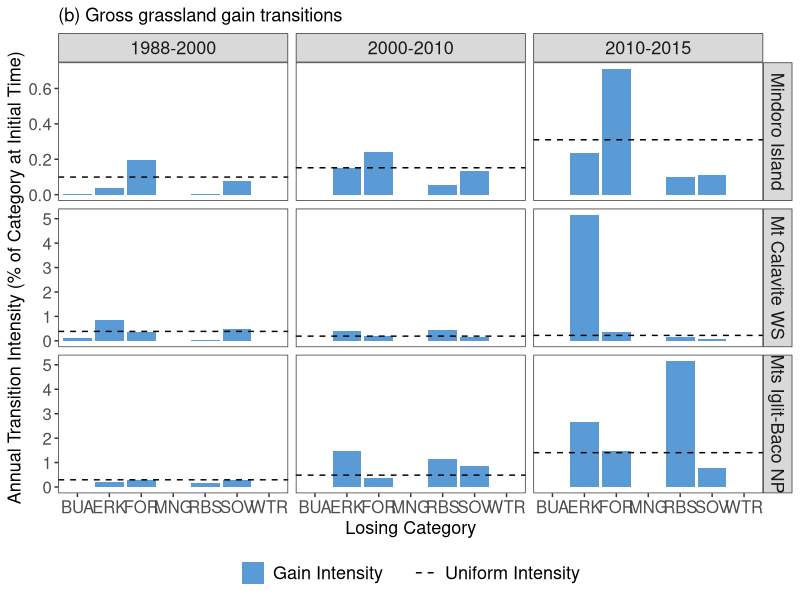
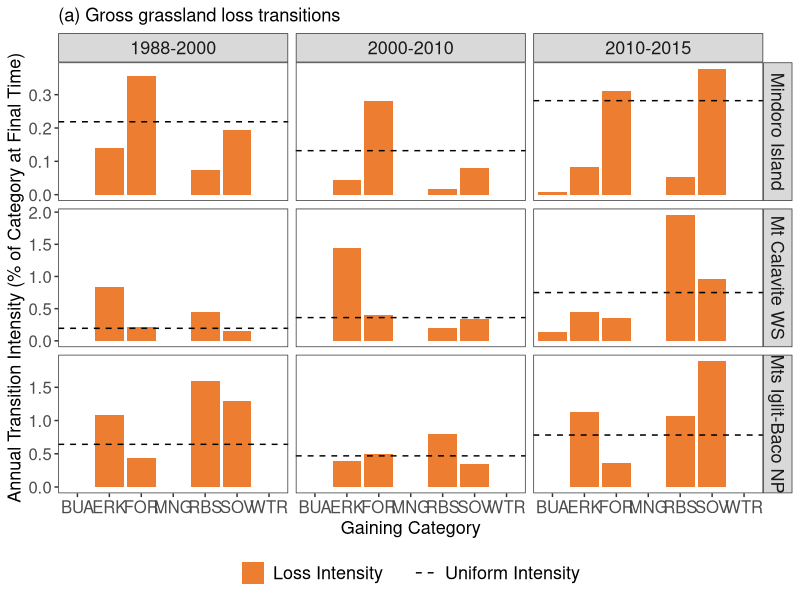

Here is the R script that generated these plots, in order:
# Script Description --------------------
# This R script generates barplots using ggplot2 package to visualise the transition-level intensity analysis of
# changes in Mindoro Island, Philippines derived from land cover classification of Landsat data for three time-
# intervals: 1988-2000, 2000-2010, and 2010-2015. Intensity analysis was calculated using an Excel spreadsheet with a VBA macro
# (see https://sites.google.com/site/intensityanalysis/). The domain of analysis is Mindoro Island.
#
# Script By:      Jose Don T De Alban
# Date Created:   13 Mar 2018
# Last Modified:  09 Apr 2021

# Set Working Directory -------------------
setwd("/Users/dondealban/Dropbox/Research/Mindoro/intensity analysis/")

# Load Libraries --------------------------
library(tidyverse)
library(readxl)

# Read Input Data -------------------------

# Read transition level XLSX data file, convert to data frame, and store into variable
rawG <- as.data.frame(read_excel("Transition_Level_Intensity_Analysis.xlsx", sheet="GRA_Gain"))
rawL <- as.data.frame(read_excel("Transition_Level_Intensity_Analysis.xlsx", sheet="GRA_Loss"))

# Clean and Subset Data -------------------

# 1. Add Change Type column
type1 <- rep("Gain", nrow(rawG))
type2 <- rep("Loss", nrow(rawL))
dfG <- cbind(rawG, type1)
dfL <- cbind(rawL, type2)

# 2. Reorder columns before renaming
dfGain <- dfG[,c(1:2,12,3:11)]
dfLoss <- dfL[,c(1:2,12,3:11)]

# 3. Change column names for easier reference
# Note the following description of category level column names
# ColA - Years of Time Interval
# ColB - Study Area/Site
# ColC - Change Type
# ColD - Category Name
# ColE - Observed Annual Loss/Gain [number of elements]
# ColF - Loss/Gain Intensity [percent of t1/t2 category]
# ColG - Uniform Intensity [percent of t1/t2 to/from category]
# ColH - Uniform Annual Loss/Gain [number of elements]
# ColI - Hypothesized Annual Error [number of elements]
# ColJ - Commission Intensity [percent of t1/t2 transition]
# ColK - Omission Intensity [percent of t1/t2 transition]
# ColL - Hypothesized t1/t2 Error [percent of interval domain]

list <- c("ColA","ColB","ColC","ColD","ColE","ColF","ColG","ColH","ColI","ColJ","ColK","ColL")
colnames(dfGain) <- c(list)
colnames(dfLoss) <- c(list)

# Generate Plots ------------------------

# Plot 1: To N (Gain Transition)
plotG <- ggplot() + geom_bar(data=dfGain, aes(x=ColD, y=ColF, fill=ColC), stat="identity", position=position_dodge())
plotG <- plotG + geom_hline(data=dfGain, aes(yintercept=ColG, colour="#000000"), linetype="dashed") # Uniform line
plotG <- plotG + facet_grid(ColB ~ ColA, scales="free_y")
plotG <- plotG + labs(x="Losing Category", y="Annual Transition Intensity (% of Category at Initial Time)")
plotG <- plotG + labs(title="(b) Gross grassland gain transitions")
plotG <- plotG + scale_fill_manual(values=c("#5b9bd5"), labels=c("Gain Intensity"))
plotG <- plotG + scale_colour_manual(values=c("#000000"), labels=c("Uniform Intensity"))
plotG <- plotG + theme_bw()
plotG <- plotG + theme(legend.position="bottom", legend.box="horizontal", legend.title=element_blank())
plotG <- plotG + theme(legend.text=element_text(size=13), strip.text=element_text(size=13))
plotG <- plotG + theme(axis.title=element_text(size=13), axis.text=element_text(size=12))
plotG <- plotG + theme(panel.grid.major=element_blank(), panel.grid.minor=element_blank())

# Plot 2: From M (Loss Transition)
plotL <- ggplot() + geom_bar(data=dfLoss, aes(x=ColD, y=ColF, fill=ColC), stat="identity", position=position_dodge())
plotL <- plotL + geom_hline(data=dfLoss, aes(yintercept=ColG, colour="#000000"), linetype="dashed") # Uniform line
plotL <- plotL + facet_grid(ColB ~ ColA, scales="free_y")
plotL <- plotL + labs(x="Gaining Category", y="Annual Transition Intensity (% of Category at Final Time)")
plotL <- plotL + labs(title="(a) Gross grassland loss transitions")
plotL <- plotL + scale_fill_manual(values=c("#ed7d31"), labels=c("Loss Intensity"))
plotL <- plotL + scale_colour_manual(values=c("#000000"), labels=c("Uniform Intensity"))
plotL <- plotL + theme_bw()
plotL <- plotL + theme(legend.position="bottom", legend.box="horizontal", legend.title=element_blank())
plotL <- plotL + theme(legend.text=element_text(size=13), strip.text=element_text(size=13))
plotL <- plotL + theme(axis.title=element_text(size=13), axis.text=element_text(size=12))
plotL <- plotL + theme(panel.grid.major=element_blank(), panel.grid.minor=element_blank())

# Save Outputs --------------------------

# Output boxplots to a PDF file
ggsave(plotG, file="Transition-Level-Intensity-Analysis_Grassland-Gain_v3.pdf", width=30, height=35, units="cm", dpi=300)
ggsave(plotL, file="Transition-Level-Intensity-Analysis_Grassland-Loss_v3.pdf", width=30, height=35, units="cm", dpi=300)
